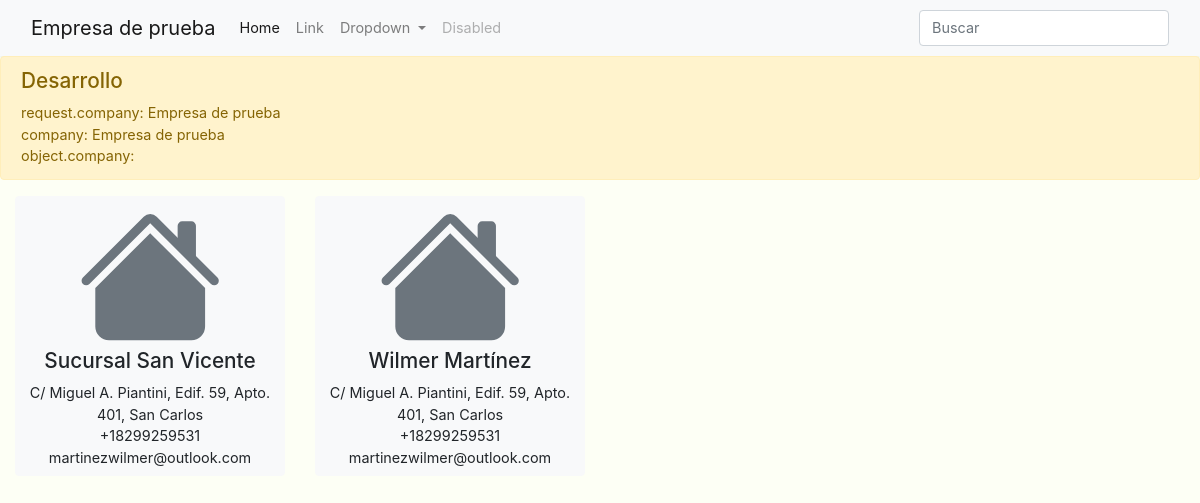
/company/company/1/warehouse/warehouse/list/ (signed in), run on the app's committed database.
### company/models.py (models this page shows, shortened)
class Company(models.Model, utils.ModelBase):
    site = models.ForeignKey(Site, on_delete=models.PROTECT, editable=False)
    users = models.ManyToManyField(settings.AUTH_USER_MODEL, blank=True)
    admin_users = models.ManyToManyField(settings.AUTH_USER_MODEL,
    related_name="admin_users_company_set", blank=True)
    name = models.CharField(_l("nombre"), max_length=100,
    help_text=_l("nombre de la empresa para el público."))
    business_name = models.CharField(_l("Razón social"), max_length=100,
    help_text=_l("nombre legal registrado de la empresa."))
    is_active = models.BooleanField(_l("activo"), default=True)
    create_user = models.ForeignKey(settings.AUTH_USER_MODEL,
    related_name="create_user_company_set", on_delete=models.PROTECT, null=True,
    blank=True, editable=True)
    create_date = models.DateTimeField(auto_now_add=True, null=True,
    blank=True, editable=False)
    objects = models.Manager()
    on_site = CurrentSiteManager()
    class Meta:
        verbose_name = _l("empresa")
        verbose_name_plural = _l("empresas")
        ordering = ["site", "name"]
    def __str__(self):
        return self.name
    def user_has_access(self, user) -> bool:
        if (user in self.users.all()) or (user in self.admin_users.all()):
            return True
        return False
    def get_warehouse_list(self, is_active=True):
        return self.warehouse_set.filter(is_active=is_active)

### warehouse/models.py (models this page shows)
class Warehouse(models.Model, utils.ModelBase):
    company = models.ForeignKey(Company, on_delete=models.PROTECT,
    help_text=_l("empresa a la que pertenece este almacén."))
    name = models.CharField(_l("nombre"), max_length=100,
    help_text=_l("nombre para el público."))
    address = models.CharField(_l("dirección"), max_length=500, blank=True)
    phones = models.CharField(_l("teléfonos"), max_length=100, blank=True)
    email = models.EmailField(_l("correo electrónico"), blank=True)
    is_active = models.BooleanField(_l("activo"), default=True)
    objects = models.Manager()
    on_site = WarehouseOnSiteManager()
    class Meta:
        verbose_name = _l("almacén")
        verbose_name_plural = _l("almacenes")
        ordering = ["company", "is_active", "name"]
    def __str__(self):
        return self.name
    def get_absolute_url(self):
        return reverse_lazy("warehouse-warehouse-detail", kwargs={"company": self.company.pk, "warehouse": self.pk})

### warehouse/views.py (the view)
# urls.py: path("warehouse/list/", views.WarehouseListView.as_view(), name="warehouse-warehouse-list"),
@view_decorator()
class WarehouseListView(LoginRequiredMixin, ListView):
    model = Warehouse
    def get_queryset(self):
        company = self.request.company
        qs = company.get_warehouse_list()
        return qs

### base/context_processors.py (called while the page is built)
def base(request):
    return {
        "settings": settings,
        "title": "",
        "apps": [
            App(request, "warehouse", "Almacenes", "Gestión de almacenes", "house-fill", ""),
        ],
        "var": VAR,
    }

### base/templatetags/base.py (called while the page is built)
@register.inclusion_tag("tags/icon.svg")
def svg(*args, **kwargs):
    return icons.svg(*args, **kwargs)

### unoletutils/libs/icons.py (called while the page is built)
def get_data(name: str, override: bool=True) -> str:
    if not ".svg" in name:
        name += ".svg"
    override = bool(override)
    if override is False:
        return open(ICON_DIR / name, "r").read() # Lanzará una excepción...
    try:
        return open(ICON_DIR / name, "r").read()
    except (OSError):
        return ""

### warehouse/templates/warehouse/warehouse_list.html
{% extends 'warehouse/base.html' %}
{% block content %}
<div class="container-fluid">
    <div class="row">
        {% for obj in object_list %}
        <div class="col col-12 col-sm-6 col-md-4 col-lg-3">
            <a class="btn btn-light text-center" href="{{ obj.get_absolute_url }}">
                {% svg 'house-fill' size='60%' %}
                <h2>{{ obj }}</h2>
                <div>{{ obj.address|truncatechars:"70" }}</div>
                <div>{{ obj.phones }}</div>
                <div>{{ obj.email }}</div>
            </a>
        </div>
        {% endfor %}
    </div>
</div>
{% endblock content %}

### base/templates/base/base.html (shortened to what this page needs)
{% load i18n %}
{% load humanize %}
<!DOCTYPE html>
<html lang="es">
<head>
    {% if setting.DEBUG %}
    <script src="/static/external/jquery/jquery-3.5.1.js"></script>
    <script src="/static/external/bootstrap/js/bootstrap.js"></script>
    <link rel="stylesheet" href="/static/external/bootstrap/css/bootstrap.css">
    {% else %}
    <link rel="stylesheet" href="/static/external/bootstrap/css/bootstrap.min.css">
    {% endif %}
    <link rel="stylesheet" href="/static/css/base-1.8.css">
</head>
<body>
    {% block navbar %}
    <nav class="navbar navbar-expand-lg navbar-light bg-light shadow-sm">
        <div class="container-fluid">
          <a class="navbar-brand" href="#">{% if company.logo %}<img src="{{ company.logo.url }}" alt="{{ company }}">{% elif company %}{{ company }}{% else %}{{ request.site.name }}{% endif %}</a>
          <div class="collapse navbar-collapse" id="navbarSupportedContent">
            <ul class="navbar-nav me-auto mb-2 mb-lg-0">
              <li class="nav-item">
                <a class="nav-link active" aria-current="page" href="#">Home</a>
              </li>
              <li class="nav-item">
                <a class="nav-link" href="#">Link</a>
              </li>
              <li class="nav-item dropdown">
                <a class="nav-link dropdown-toggle" href="#" id="navbarDropdown" role="button" data-bs-toggle="dropdown" aria-expanded="false">
                  Dropdown
                </a>
              </li>
              <li class="nav-item">
                <a class="nav-link disabled" href="#" tabindex="-1" aria-disabled="true">Disabled</a>
              </li>
            </ul>
            <form class="d-flex ml-auto">
              <input class="form-control me-2" type="search" placeholder="{% trans 'Buscar' %}" aria-label="Search">
            </form>
          </div>
        </div>
    </nav>
    {% endblock navbar %}
    <main>
      <div class="alert alert-warning">
        <h2>Desarrollo</h2>
        <div>request.company: {{ request.company }}</div>
        <div>company: {{ company }}</div>
        <div>object.company: {{ object.company }}</div>
      </div>
      {% block content %}
      {% endblock content %}
    </main>
</body>
</html>

### base/templates/tags/icon.svg
{{ svg|safe }}

### unoletutils/static/css/base-1.8.css (style rules this page uses)
:root { --unolet-white: #ffffff; --unolet-black: #454545; --unolet-gray: #757575; --unolet-red: #ff0000; --light2: rgb(238, 239, 240); }
html { scroll-behavior: smooth; }
body { background-color: rgb(253, 255, 245); }
body, .btn, .form-control, .form-control-plaintext, .dropdown-menu, .input-group-text, .custom-select, .popover-header, .table { font-size: 0.9rem; }
.nav-item .nav-link { color: #454545; }
h2, .h2 { font-size: 1.3rem; }

### data on the page
Company: name "Empresa de prueba", company "Empresa de prueba"
Warehouse: name "Sucursal San Vicente", address "C/ Miguel A. Piantini, Edif. 59, Apto. 401, San Carlos", phones "+18299259531", email "martinezwilmer@outlook.com"
Warehouse: name "Wilmer Martínez", address "C/ Miguel A. Piantini, Edif. 59, Apto. 401, San Carlos", phones "+18299259531", email "martinezwilmer@outlook.com"
